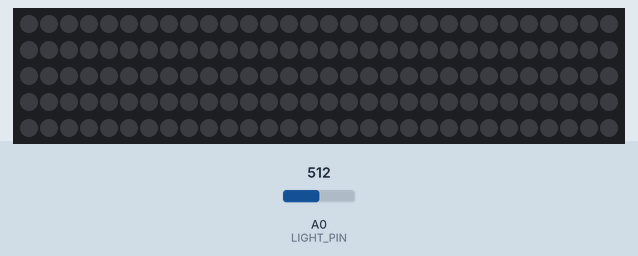
Recording of a sketch running on a simulated Arduino Uno, built with avr-gcc and run on an emulated ATmega328P. On the bench: 150 RGB LEDs in strip order, left to right, continuing on the next row. The inputs (shaded band) are chosen by the test bench; at power-on: A0 (LIGHT_PIN) = 512. Dim RGB values are drawn brighter than linear.

Above: at 4.2 s.
4.3 s: A0 (LIGHT_PIN) set to 240
5.8 s: A0 (LIGHT_PIN) set to 218
At 5.97 s:
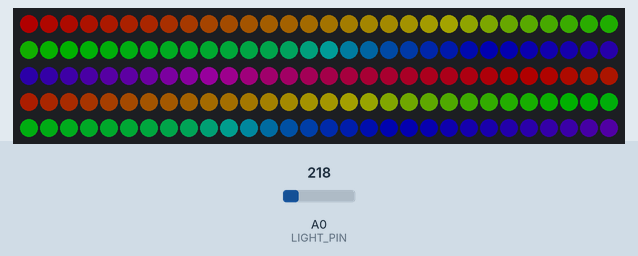
8.2 s: A0 (LIGHT_PIN) set to 260
At 8.5 s:
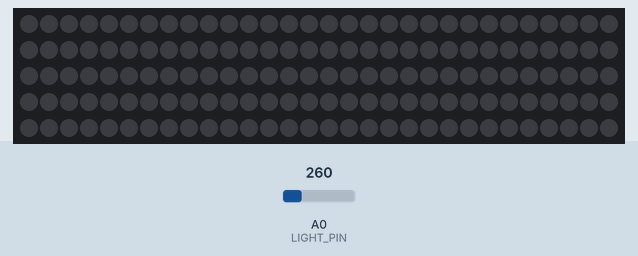
Timing chart, 0 to 11.2 s (numbered marks = the images above; inputs shaded):
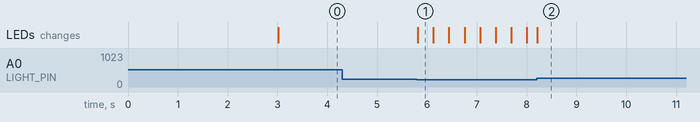

Measured:
- the behaviour switches between 231 and 230 on A0 (LIGHT_PIN) (found by bisection; images 0 and 1)
- after the input at 4.3 s, every drawn part: stays the same
- after the input at 5.8 s, the LEDs: change at once (image 1)
- after the input at 8.2 s, the LEDs: change at once (image 2)

The sketch:

rgbCarStrips.ino
```cpp
#include <FastLED.h>

#define LED_PIN     4
#define NUM_LEDS   150
#define BRIGHTNESS  55
#define LED_TYPE    WS2812B
#define COLOR_ORDER GRB
CRGB leds[NUM_LEDS];

#define UPDATES_PER_SECOND 100

// This example shows several ways to set up and use 'palettes' of colors
// with FastLED.
//
// These compact palettes provide an easy way to re-colorize your
// animation on the fly, quickly, easily, and with low overhead.
//
// USING palettes is MUCH simpler in practice than in theory, so first just
// run this sketch, and watch the pretty lights as you then read through
// the code.  Although this sketch has eight (or more) different color schemes,
// the entire sketch compiles down to about 6.5K on AVR.
//
// FastLED provides a few pre-configured color palettes, and makes it
// extremely easy to make up your own color schemes with palettes.
//
// Some notes on the more abstract 'theory and practice' of
// FastLED compact palettes are at the bottom of this file.


CRGBPalette16 currentPalette;
TBlendType    currentBlending;

const int LIGHT_PIN = A0; // Pin connected to voltage divider output
const int GND_PIN = 6; // Pin connected to voltage divider output

// Measure the voltage at 5V and the actual resistance of your
// 47k resistor, and enter them below:
const float VCC = 4.98; // Measured voltage of Ardunio 5V line
const float R_DIV = 4660.0; // Measured resistance of 3.3k resistor

// Set this to the minimum resistance require to turn an LED on:
const float DARK_THRESHOLD = 16000.0;


void setup() {
    delay( 3000 ); // power-up safety delay
    FastLED.addLeds<LED_TYPE, LED_PIN, COLOR_ORDER>(leds, NUM_LEDS).setCorrection( TypicalLEDStrip );
    FastLED.setBrightness(  BRIGHTNESS );

    currentPalette = RainbowColors_p;
    currentBlending = LINEARBLEND;
  pinMode(LIGHT_PIN, INPUT);
  pinMode(GND_PIN, OUTPUT);
  digitalWrite(GND_PIN, LOW);
  //Serial.begin(9600);

}


void loop()
{
 int lightADC = analogRead(LIGHT_PIN);
 //Serial.print("Light");
// Serial.println(lightADC);
  if (lightADC <250)
  {
    // Use the ADC reading to calculate voltage and resistance
    float lightV = lightADC * VCC / 1023.0;
    float lightR = R_DIV * (VCC / lightV - 1.0);
    if (lightR >= DARK_THRESHOLD)
    {
            static uint8_t startIndex = 0;
            startIndex = startIndex + 1; /* motion speed */

            FillLEDsFromPaletteColors( startIndex);

            FastLED.show();
            FastLED.delay(1000 / UPDATES_PER_SECOND);
      }
  }
  else{
    wipeLEDColors();
     FastLED.show();
     FastLED.delay(1000 / UPDATES_PER_SECOND);
  }
}

void FillLEDsFromPaletteColors( uint8_t colorIndex)
{
    uint8_t brightness = 255;

    for( int i = 0; i < NUM_LEDS; i++) {
        leds[i] = ColorFromPalette( currentPalette, colorIndex, brightness, currentBlending);
        colorIndex += 3;
    }
}

void wipeLEDColors()
{
    uint8_t brightness = 255;

    for( int i = 0; i < NUM_LEDS; i++) {
        leds[i] = CRGB::Black;
    }
}
```
